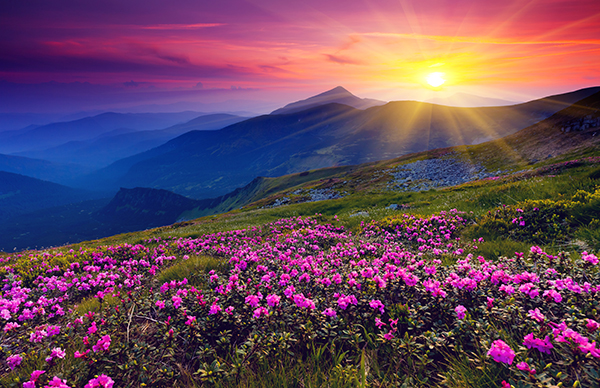
#> input picture background.jpg, 600 x 388 px
$ python test_small_run.py
#> lines starting #> are read from the running program, lines starting #| are printed output that depends on the picture
import json
import time
import numpy as np
from PIL import Image, ImageDraw, ImageFont
from moviepy.editor import ImageSequenceClip

# Load data
with open('lyrics.json', 'r', encoding='utf-8') as f:
#> (reads lyrics.json from the repository)
    data = json.load(f)

# Load background image
bg_img = Image.open('background.jpg')
#> bg_img is the input picture: PIL image 600x388 RGB; mean R, G, B 104.6, 72.5, 94.1
screen_width, screen_height = 1920, 1080
bg_img = bg_img.resize((screen_width, screen_height))
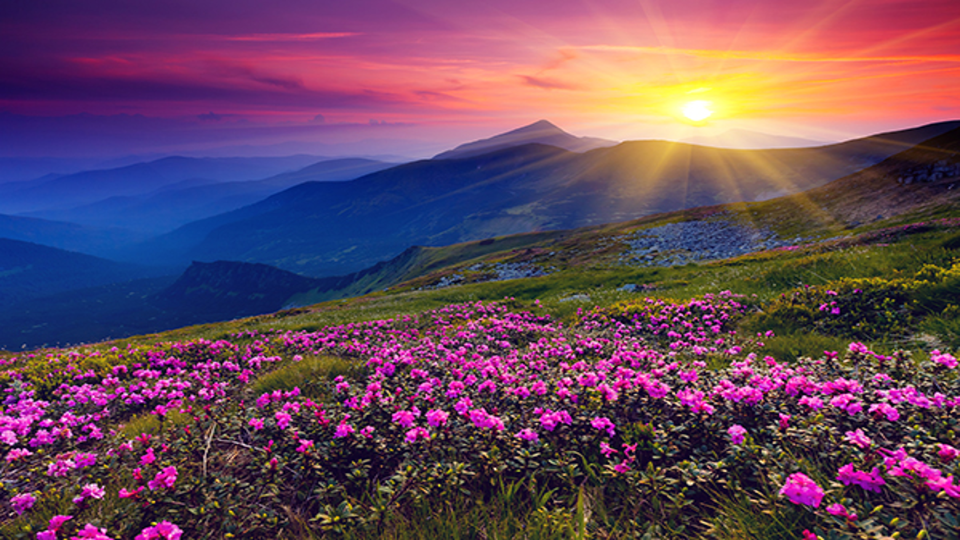
#> bg_img: PIL image 1920x1080 RGB (shown at 1/2 size); mean R, G, B 104.6, 72.6, 94.1
bg_array = np.array(bg_img)

# Test parameters
fontsize = 45
fps = 24
test_frames = 10  # Just test 10 frames

# Get font
_font_cache = {}
def get_font(fontsize):
    if fontsize not in _font_cache:
        try:
            _font_cache[fontsize] = ImageFont.truetype("/usr/share/fonts/truetype/dejavu/DejaVuSans-Bold.ttf", fontsize)
        except:
            try:
                _font_cache[fontsize] = ImageFont.truetype("/usr/share/fonts/truetype/dejavu/DejaVuSans.ttf", fontsize)
            except:
                _font_cache[fontsize] = ImageFont.load_default()
    return _font_cache[fontsize]

font = get_font(fontsize)

# Test frame creation
print(f"Testing {test_frames} frames...")
frames = []

for frame_idx in range(test_frames):
    current_time = frame_idx / fps
    frame = bg_array.copy()

    # Find words to show (simplified logic)
    words_to_show = []
    for segment in data['segments'][:1]:  # Just first segment
        if segment['start'] <= current_time < segment['end']:
            for word_data in segment.get('words', []):
                word_text = word_data['word']
                word_start = word_data['start']
                word_end = word_data['end']
                is_highlight = word_start <= current_time < word_end
                words_to_show.append((word_text, is_highlight))

    # Simple text drawing test
    if words_to_show:
        img = Image.fromarray(frame.astype('uint8'))
        draw = ImageDraw.Draw(img)
        y_pos = screen_height - 100

        # Test drawing one word
        word_text, is_highlight = words_to_show[0]
        color = (255, 255, 0) if is_highlight else (169, 169, 169)
        draw.text((100, y_pos), word_text, font=font, fill=color)
        frame = np.array(img)

    frames.append(frame)
#> after the loop, frames = 10 items

print(f"✓ Created {len(frames)} test frames")
#| ✓ Created 10 test frames
print("✓ Small test completed successfully")
